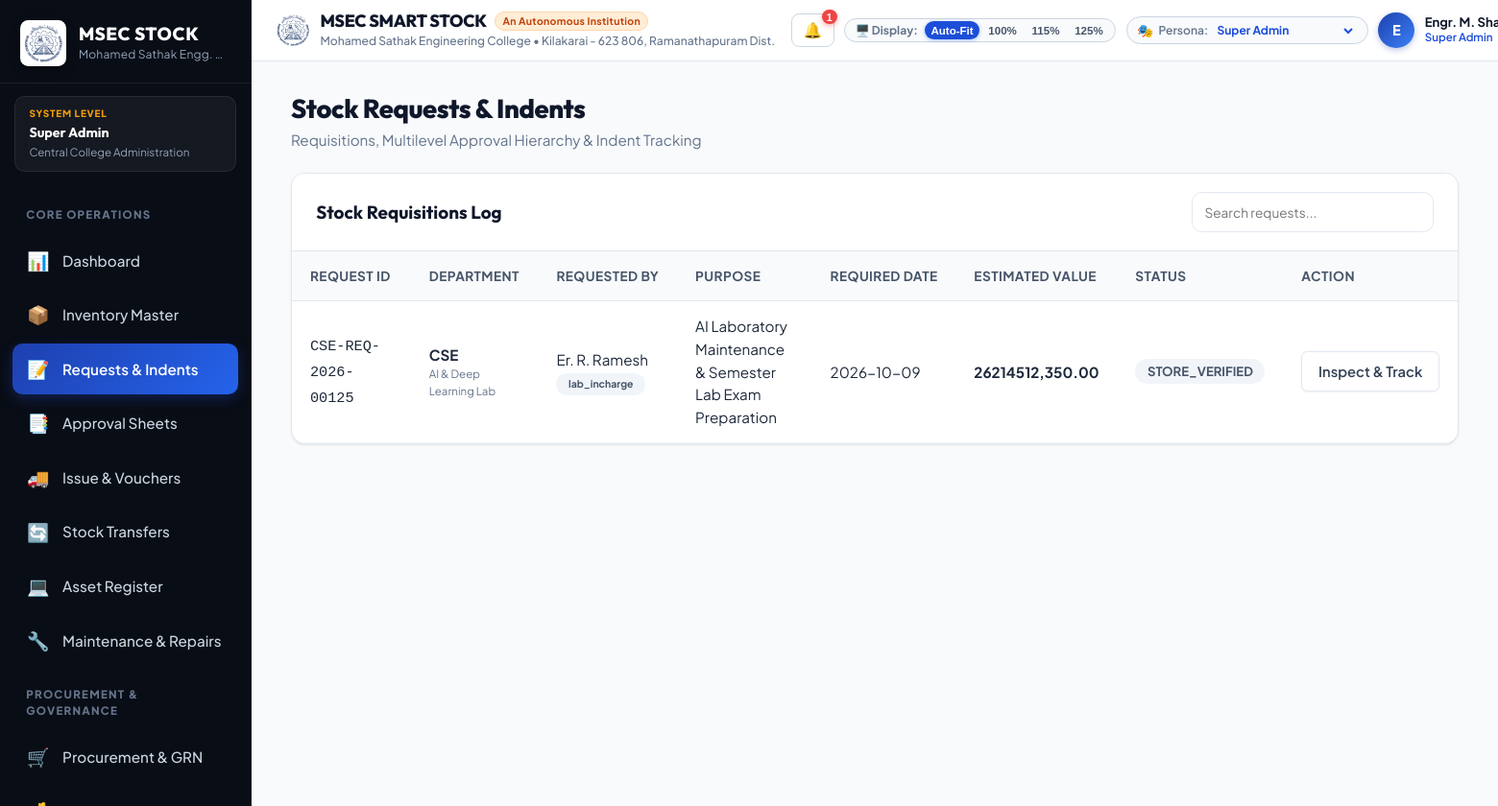
The app's page /index.php?route=requests (signed in) with its own data.
### tables this page shows
CREATE TABLE stock_requests (
                id INTEGER PRIMARY KEY AUTOINCREMENT,
                request_code VARCHAR(50) NOT NULL UNIQUE,
                request_type VARCHAR(50) DEFAULT 'NEW_PURCHASE',
                priority VARCHAR(20) DEFAULT 'Normal',
                dept_id INT NOT NULL,
                lab_id INT NULL,
                requested_by INT NOT NULL,
                purpose TEXT NOT NULL,
                required_date VARCHAR(50) NOT NULL,
                total_estimated_value NUMERIC DEFAULT 0,
                current_level INT DEFAULT 1,
                status VARCHAR(50) DEFAULT 'Pending Approval',
                created_at DATETIME DEFAULT (datetime('now', 'localtime'))
            );

CREATE TABLE departments (
                id INTEGER PRIMARY KEY AUTOINCREMENT,
                org_id INT DEFAULT 1,
                code VARCHAR(50) NOT NULL UNIQUE,
                name VARCHAR(255) NOT NULL,
                hod_user_id INT NULL,
                created_at DATETIME DEFAULT (datetime('now', 'localtime'))
            );

CREATE TABLE laboratories (
                id INTEGER PRIMARY KEY AUTOINCREMENT,
                dept_id INT NOT NULL,
                code VARCHAR(50) NOT NULL,
                name VARCHAR(255) NOT NULL,
                incharge_user_id INT NULL,
                location VARCHAR(255),
                created_at DATETIME DEFAULT (datetime('now', 'localtime'))
            );

CREATE TABLE users (
                id INTEGER PRIMARY KEY AUTOINCREMENT,
                username VARCHAR(100) NOT NULL UNIQUE,
                password_hash VARCHAR(255) NOT NULL,
                full_name VARCHAR(150) NOT NULL,
                email VARCHAR(150) NOT NULL UNIQUE,
                phone VARCHAR(50),
                employee_id VARCHAR(50),
                designation VARCHAR(150),
                role_key VARCHAR(50) NOT NULL,
                dept_id INT NULL,
                lab_id INT NULL,
                status VARCHAR(50) DEFAULT 'Active',
                failed_attempts INT DEFAULT 0,
                locked_until DATETIME NULL,
                last_login_at DATETIME NULL,
                last_login_ip VARCHAR(50) NULL,
                created_at DATETIME DEFAULT (datetime('now', 'localtime'))
            );

### models/Request.php (called while the page is built, shortened)
<?php
class StockRequest {
    public static function getAll(?int $deptId = null, ?string $status = null): array {
        $pdo = Database::getInstance();
        $sql = "SELECT r.*, d.name as dept_name, d.code as dept_code, l.name as lab_name, u.full_name as requester_name, u.role_key as requester_role
                FROM stock_requests r
                JOIN departments d ON r.dept_id = d.id
                LEFT JOIN laboratories l ON r.lab_id = l.id
                JOIN users u ON r.requested_by = u.id
                WHERE 1=1";
        $params = [];
        $sql .= " ORDER BY r.id DESC";
        $stmt = $pdo->prepare($sql);
        $stmt->execute($params);
        return $stmt->fetchAll();
    }
}

### views/requests/index.php (the view, shortened to what this page needs)
<?php
$requests = StockRequest::getAll();
?>
<div class="page-header">
    <div>
        <h2 class="page-title">Stock Requests & Indents</h2>
        <div class="page-desc">Requisitions, Multilevel Approval Hierarchy & Indent Tracking</div>
    </div>
</div>
<div class="card">
    <div class="card-header">
        <div class="card-title">Stock Requisitions Log</div>
        <div>
            <input type="text" class="form-control table-search-input" data-table="requestsTable" placeholder="Search requests..." style="width: 240px; padding: 6px 12px; font-size: 13px;">
        </div>
    </div>
    <div class="card-body" style="padding: 0;">
        <div class="data-table-container">
            <table class="data-table" id="requestsTable">
                <thead>
                    <tr>
                        <th>Request ID</th>
                        <th>Department</th>
                        <th>Requested By</th>
                        <th>Purpose</th>
                        <th>Required Date</th>
                        <th>Estimated Value</th>
                        <th>Status</th>
                        <th>Action</th>
                    </tr>
                </thead>
                <tbody>
                    <?php foreach ($requests as $req):
                        $statusClass = match($req['status']) {
                            'Approved' => 'badge-success',
                            'Pending Approval' => 'badge-warning',
                            'Fulfilled' => 'badge-primary',
                            'Rejected' => 'badge-danger',
                            default => 'badge-neutral'
                        };
                    ?>
                        <tr>
                            <td><code><?= htmlspecialchars($req['request_code']) ?></code></td>
                            <td>
                                <strong><?= htmlspecialchars($req['dept_code']) ?></strong>
                                <?php if (!empty($req['lab_name'])): ?>
                                    <div style="font-size: 11px; color: #64748b;"><?= htmlspecialchars($req['lab_name']) ?></div>
                                <?php endif; ?>
                            </td>
                            <td>
                                <div><?= htmlspecialchars($req['requester_name']) ?></div>
                                <span class="badge badge-neutral" style="font-size: 10px;"><?= htmlspecialchars($req['requester_role']) ?></span>
                            </td>
                            <td><?= htmlspecialchars($req['purpose']) ?></td>
                            <td><?= htmlspecialchars($req['required_date']) ?></td>
                            <td><strong><?= CURRENCY_SYMBOL ?><?= number_format($req['total_estimated_value'], 2) ?></strong></td>
                            <td><span class="badge <?= $statusClass ?>"><?= htmlspecialchars($req['status']) ?></span></td>
                            <td>
                                <a href="index.php?route=view_request&id=<?= $req['id'] ?>" class="btn btn-secondary btn-sm">Inspect & Track</a>
                            </td>
                        </tr>
                    <?php endforeach; ?>
                </tbody>
            </table>
        </div>
    </div>
</div>

### records on screen
stock_requests: request_code "CSE-REQ-2026-00125", departments.code "CSE", laboratories.name "AI & Deep Learning Lab", users.full_name "Er. R. Ramesh", users.role_key "lab_incharge", purpose "AI Laboratory Maintenance & Semester Lab Exam Preparation", required_date "2026-10-09", total_estimated_value "12,350.00", status "STORE_VERIFIED"

### other values on screen
$roleLevel "SYSTEM LEVEL"
$roleName "Super Admin"
$user['dept_name'] "Central College Administration"
APP_NAME "MSEC SMART STOCK"
APP_INSTITUTION_TAGLINE "An Autonomous Institution"
APP_INSTITUTION_FULL "Mohamed Sathak Engineering College"
APP_INSTITUTION_LOCATION "Kilakarai - 623 806, Ramanathapuram Dist."
$unreadCount "1"
substr($user['full_name'] ?? 'U', 0, 1) "E"
$user['full_name'] "Engr. M.…"
